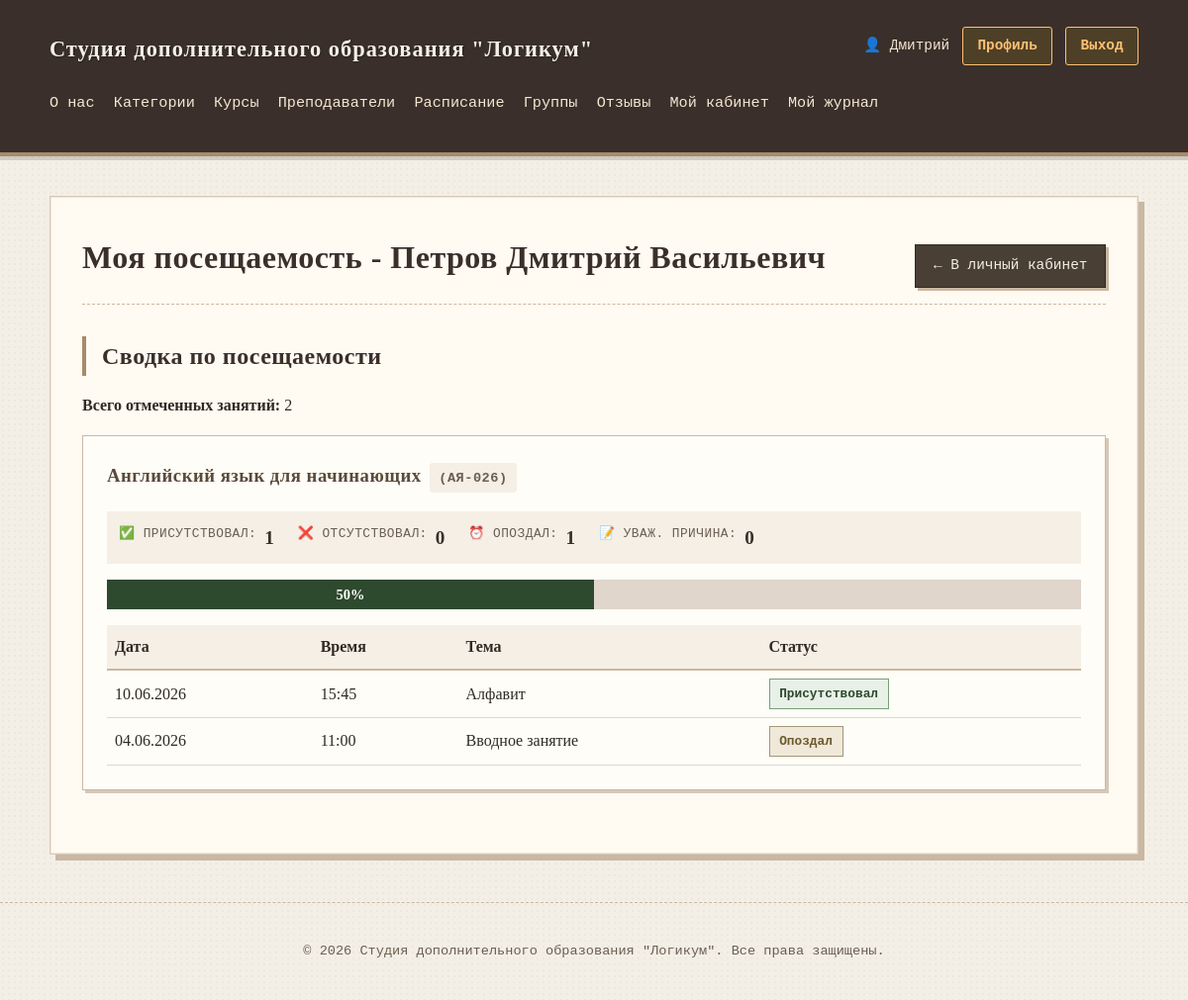
The page /education/attendance/my/ (signed in) on the database its author committed.
### education/models.py (models this page shows, shortened)
class Course(models.Model):
    class Status(models.IntegerChoices):
        DRAFT = 0, 'Черновик'
        PUBLISHED = 1, 'Опубликован'
    category = models.ForeignKey(
        Category,
        on_delete=models.SET_NULL,
        null=True,
        related_name='courses',
        verbose_name="Категория"
    )
    title = models.CharField(max_length=100, verbose_name="Название")
    slug = models.SlugField(max_length=100, unique=True, db_index=True, verbose_name="URL")
    description = models.TextField(verbose_name="Краткое описание")
    full_description = models.TextField(blank=True, verbose_name="Полное описание")
    duration_hours = models.IntegerField(verbose_name="Длительность (часы)")
    price = models.DecimalField(max_digits=10, decimal_places=2, verbose_name="Стоимость")
    status = models.IntegerField(
        choices=Status.choices,
        default=Status.DRAFT,
        verbose_name="Статус"
    )
    time_create = models.DateTimeField(auto_now_add=True, verbose_name="Дата создания")
    time_update = models.DateTimeField(auto_now=True, verbose_name="Дата изменения")
    class Meta:
        db_table = 'courses'
        verbose_name = 'Курс'
        verbose_name_plural = 'Курсы'
        ordering = ['-time_create']
    def get_absolute_url(self):
        return reverse('course-detail-slug', kwargs={'course_slug': self.slug})

class Group(models.Model):
    FORMAT_CHOICES = [
        ('offline', 'Очно'),
        ('online', 'Онлайн'),
        ('hybrid', 'Гибридный'),
    ]
    course = models.ForeignKey(Course, on_delete=models.CASCADE, related_name='groups', verbose_name="Курс")
    teacher = models.ForeignKey(Teacher, on_delete=models.SET_NULL, null=True, related_name='groups', verbose_name="Преподаватель")
    name = models.CharField(max_length=100, verbose_name="Название группы")
    start_date = models.DateField(verbose_name="Дата начала")
    end_date = models.DateField(verbose_name="Дата окончания")
    format = models.CharField(max_length=20, choices=FORMAT_CHOICES, verbose_name="Формат обучения")
    max_students = models.PositiveIntegerField(default=10, verbose_name="Макс. студентов")
    is_active = models.BooleanField(default=True, verbose_name="Активна")
    class Meta:
        db_table = 'groups'
        verbose_name = 'Группа'
        verbose_name_plural = 'Группы'
        ordering = ['-start_date']

class Attendance(models.Model):
    STATUS_CHOICES = [
        ('present', 'Присутствовал'),
        ('absent', 'Отсутствовал'),
        ('late', 'Опоздал'),
        ('excused', 'По уважительной причине'),
    ]
    schedule = models.ForeignKey(Schedule, on_delete=models.CASCADE, related_name='attendance', verbose_name="Занятие")
    student = models.ForeignKey(Student, on_delete=models.CASCADE, related_name='attendance', verbose_name="Студент")
    status = models.CharField(max_length=20, choices=STATUS_CHOICES, default='absent', verbose_name="Статус")
    note = models.CharField(max_length=200, blank=True, verbose_name="Примечание")
    class Meta:
        db_table = 'attendance'
        verbose_name = 'Посещаемость'
        verbose_name_plural = 'Посещаемость'
        unique_together = ['schedule', 'student']

class Schedule(models.Model):
    group = models.ForeignKey(Group, on_delete=models.CASCADE, related_name='schedule', verbose_name="Группа")
    date = models.DateField(verbose_name="Дата занятия")
    time = models.TimeField(verbose_name="Время занятия")
    classroom = models.CharField(max_length=50, verbose_name="Аудитория")
    topic = models.CharField(max_length=200, blank=True, verbose_name="Тема занятия")
    class Meta:
        db_table = 'schedule'
        verbose_name = 'Расписание'
        verbose_name_plural = 'Расписание'
        ordering = ['date', 'time']
        unique_together = ['group', 'date', 'time']  # Нельзя два занятия в одно время у одной группы

### education/views.py (the view)
# urls.py: path('attendance/my/', views.student_attendance, name='student-attendance'),
@login_required
@student_required
def student_attendance(request):
    student = request.user.student_profile
    attendances = Attendance.objects.filter(
        student=student
    ).select_related(
        'schedule__group__course'
    ).order_by('-schedule__date', '-schedule__time')
    by_course = {}
    for att in attendances:
        course_id = att.schedule.group.course_id
        if course_id not in by_course:
            by_course[course_id] = {
                'course': att.schedule.group.course,
                'group': att.schedule.group,
                'attendances': [],
                'stats': {'present': 0, 'absent': 0, 'late': 0, 'excused': 0}
            }
        by_course[course_id]['attendances'].append(att)
        by_course[course_id]['stats'][att.status] += 1
    data = {
        'title': f'Моя посещаемость - {student.get_full_name()}',
        'student': student,
        'by_course': by_course,
        'total_attendances': attendances.count(),
    }
    return render(request, 'education/student_attendance.html', data)

### education/context_processors.py (called while the page is built)
def user_groups(request):
    if request.user.is_authenticated:
        groups = list(request.user.groups.values_list('name', flat=True))
        return {'user_groups': groups}
    return {'user_groups': []}

def user_permissions(request):
    context = {
        'user_groups': [],
        'is_admin': False,
        'is_teacher': False,
        'is_student': False,
        'is_marketer': False,
    }
    if request.user.is_authenticated:
        groups = list(request.user.groups.values_list('name', flat=True))
        context['user_groups'] = groups
        context['is_admin'] = request.user.is_superuser or 'Администраторы' in groups
        context['is_teacher'] = 'Преподаватели' in groups
        context['is_student'] = 'Студенты' in groups
        context['is_marketer'] = 'Маркетологи' in groups
    return context

### education/models.py (called while the page is built)
    def get_full_name(self):
        parts = [self.last_name, self.first_name]
        if self.middle_name:
            parts.append(self.middle_name)
        return ' '.join(parts)

### education/templates/education/student_attendance.html (shortened to what this page needs)
{% extends 'base.html' %}
{% block content %}
    <div class="page-header">
        <h1>{{ title }}</h1>
        <a href="{% url 'student-dashboard' %}" class="btn">← В личный кабинет</a>
    </div>
    <div class="attendance-summary-card">
        <h2>Сводка по посещаемости</h2>
        <p><strong>Всего отмеченных занятий:</strong> {{ total_attendances }}</p>
    </div>
    {% if by_course %}
    <div class="attendance-by-course">
        {% for course_id, data in by_course.items %}
        <div class="course-attendance-card">
            <h3>
                <a href="{{ data.course.get_absolute_url }}">{{ data.course.title }}</a>
                <span class="group-name">({{ data.group.name }})</span>
            </h3>
            <div class="attendance-stats">
                <div class="stat-item">
                    <span class="stat-label">✅ Присутствовал:</span>
                    <span class="stat-value present">{{ data.stats.present }}</span>
                </div>
                <div class="stat-item">
                    <span class="stat-label">❌ Отсутствовал:</span>
                    <span class="stat-value absent">{{ data.stats.absent }}</span>
                </div>
                <div class="stat-item">
                    <span class="stat-label">⏰ Опоздал:</span>
                    <span class="stat-value late">{{ data.stats.late }}</span>
                </div>
                <div class="stat-item">
                    <span class="stat-label">📝 Уваж. причина:</span>
                    <span class="stat-value excused">{{ data.stats.excused }}</span>
                </div>
            </div>
            <div class="progress-bar-large">
                <div class="progress-fill" style="width: {% widthratio data.stats.present data.attendances|length 100 %}%;">
                    {% widthratio data.stats.present data.attendances|length 100 %}%
                </div>
            </div>
            <table class="attendance-history-table">
                <thead>
                    <tr>
                        <th>Дата</th>
                        <th>Время</th>
                        <th>Тема</th>
                        <th>Статус</th>
                    </tr>
                </thead>
                <tbody>
                    {% for att in data.attendances|slice:":10" %}
                    <tr>
                        <td>{{ att.schedule.date|date:"d.m.Y" }}</td>
                        <td>{{ att.schedule.time|time:"H:i" }}</td>
                        <td>{{ att.schedule.topic|default:"—" }}</td>
                        <td>
                            <span class="attendance-status status-{{ att.status }}">
                                {{ att.get_status_display }}
                            </span>
                        </td>
                    </tr>
                    {% endfor %}
                </tbody>
            </table>
        </div>
        {% endfor %}
    </div>
    {% else %}
    <div class="empty-state">
        <p>У вас пока нет отмеченных занятий.</p>
    </div>
    {% endif %}
{% endblock %}

### templates/base.html (shortened to what this page needs)
<!DOCTYPE html>
{% load static %}
<html lang="ru">
<head>
    <link rel="stylesheet" href="{% static 'education/css/styles.css' %}?v=1235">
</head>
<body>
    <header>
        <div class="container">
            <div class="header-top">
                <h1><a href="{% url 'education-home' %}">Студия дополнительного образования "Логикум"</a></h1>
                <div class="auth-nav">
                    {% if user.is_authenticated %}
                        <span class="user-greeting">👤 {{ user.first_name }}
                        </span>
                        <a href="{% url 'profile' %}">Профиль</a>
                        <a href="{% url 'logout' %}">Выход</a>
                    {% else %}
                        <a href="{% url 'login' %}">Вход</a>
                        <a href="{% url 'register' %}">Регистрация</a>
                    {% endif %}
                </div>
            </div>
            <nav>
                <ul>
                    <li><a href="{% url 'about' %}">О нас</a></li>
                    <li><a href="{% url 'categories' %}">Категории</a></li>
                    <li><a href="{% url 'courses-list' %}">Курсы</a></li>
                    <li><a href="{% url 'teachers-list' %}">Преподаватели</a></li>
                    {% if user.is_authenticated %}
                        <li><a href="{% url 'schedule-list' %}">Расписание</a></li>
                        <li><a href="{% url 'groups-list' %}">Группы</a></li>
                    {% endif %}
                    <li><a href="{% url 'reviews-list' %}">Отзывы</a></li>
                    {% if 'Студенты' in user_groups %}
                    <li><a href="{% url 'student-dashboard' %}">Мой кабинет</a></li>
                    <li><a href="{% url 'student-journal' %}">Мой журнал</a></li>
                    {% endif %}
                </ul>
            </nav>
        </div>
    </header>
    <main class="container">
        <div class="main-content">
            {% block content %}
            {% endblock %}
        </div>
    </main>
    <footer>
        <div class="container">
            <p>© 2026 Студия дополнительного образования "Логикум". Все права защищены.</p>
        </div>
    </footer>
</body>
</html>

### rows shown on the page
Course: course "Английский язык для начинающих", group.name "АЯ-026", stats.present "1", stats.absent "0", stats.late "1", stats.excused "0", stats "50"
Attendance: schedule "10.06.2026", schedule.time "15:45", schedule.topic "Алфавит", status "Присутствовал"
Attendance: schedule "04.06.2026", schedule.time "11:00", schedule.topic "Вводное занятие", status "Опоздал"

### other values the page prints
{{ user.first_name }} "Дмитрий"
{{ title }} "Моя посещаемость - Петров Дмитрий Васильевич"
{{ total_attendances }} "2"
